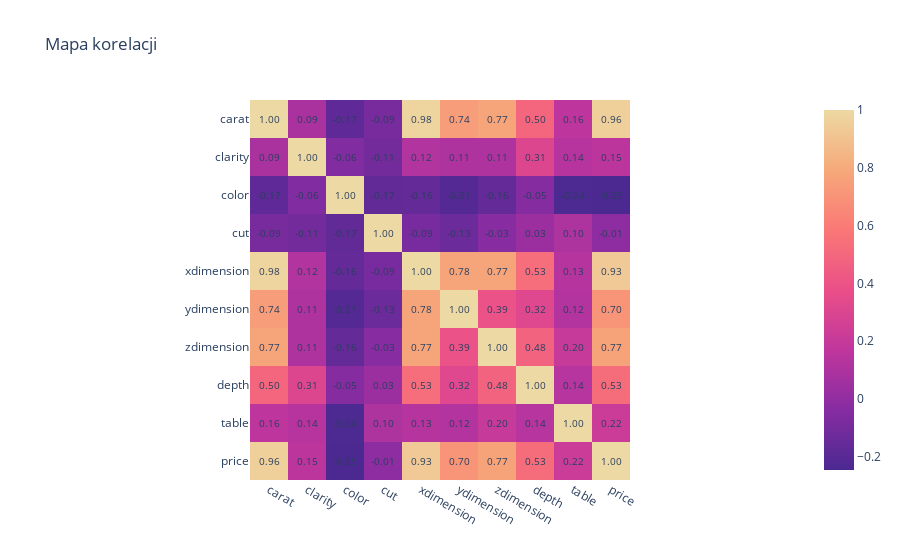

The cell this chart's notebook holds for it:
### Markdown cell above
mapa korelacji

### Code cell
import plotly.express as px
from sklearn.preprocessing import LabelEncoder


data_df_encoded = data_df.copy()

# Encodujemy kategoryczne wartości
le = LabelEncoder()
data_df_encoded['clarity'] = le.fit_transform(data_df_encoded['clarity'])
data_df_encoded['color'] = le.fit_transform(data_df_encoded['color'])
data_df_encoded['cut'] = le.fit_transform(data_df_encoded['cut'])

corr_matrix = data_df_encoded.corr()

fig = px.imshow(corr_matrix, color_continuous_scale='Agsunset', title="Mapa korelacji")

for i in range(len(corr_matrix)):
    for j in range(len(corr_matrix)):
        fig.add_annotation(
            x=i, y=j,
            text=f"{corr_matrix.iloc[i, j]:.2f}",
            showarrow=False,
            font=dict(size=10)
        )

fig.show()

### Figure 1 — Plotly figure (JSON) as saved in the notebook; plotly's stock layout.template omitted (floating-point values rounded to 4 significant figures)
{"data": [{"coloraxis": "coloraxis", "hovertemplate": "x: %{x}<br>y: %{y}<br>color: %{z}<extra></extra>", "name": "0", "type": "heatmap", "x": ["carat", "clarity", "color", "cut", "xdimension", "ydimension", "zdimension", "depth", "table", "price"], "xaxis": "x", "y": ["carat", "clarity", "color", "cut", "xdimension", "ydimension", "zdimension", "depth", "table", "price"], "yaxis": "y", "z": [[1, 0.09021, -0.1747, -0.0942, 0.9769, 0.7437, 0.7722, 0.4958, 0.1583, 0.9615], [0.09021, 1, -0.05987, -0.1064, 0.1186, 0.1087, 0.1097, 0.3062, 0.136, 0.1501], [-0.1747, -0.05987, 1, -0.1664, -0.1635, -0.2149, -0.1581, -0.04631, -0.2372, -0.2452], [-0.0942, -0.1064, -0.1664, 1, -0.09045, -0.1298, -0.03328, 0.03392, 0.1025, -0.01332], [0.9769, 0.1186, -0.1635, -0.09045, 1, 0.7753, 0.7698, 0.5317, 0.1299, 0.9318], [0.7437, 0.1087, -0.2149, -0.1298, 0.7753, 1, 0.3927, 0.3212, 0.1237, 0.7028], [0.7722, 0.1097, -0.1581, -0.03328, 0.7698, 0.3927, 1, 0.4808, 0.1992, 0.7681], [0.4958, 0.3062, -0.04631, 0.03392, 0.5317, 0.3212, 0.4808, 1, 0.1389, 0.5262], [0.1583, 0.136, -0.2372, 0.1025, 0.1299, 0.1237, 0.1992, 0.1389, 1, 0.2179], [0.9615, 0.1501, -0.2452, -0.01332, 0.9318, 0.7028, 0.7681, 0.5262, 0.2179, 1]]}], "layout": {"annotations": [{"font": {"size": 10}, "showarrow": false, "text": "1.00", "x": 0, "y": 0}, {"font": {"size": 10}, "showarrow": false, "text": "0.09", "x": 0, "y": 1}, {"font": {"size": 10}, "showarrow": false, "text": "-0.17", "x": 0, "y": 2}, {"font": {"size": 10}, "showarrow": false, "text": "-0.09", "x": 0, "y": 3}, {"font": {"size": 10}, "showarrow": false, "text": "0.98", "x": 0, "y": 4}, {"font": {"size": 10}, "showarrow": false, "text": "0.74", "x": 0, "y": 5}, {"font": {"size": 10}, "showarrow": false, "text": "0.77", "x": 0, "y": 6}, {"font": {"size": 10}, "showarrow": false, "text": "0.50", "x": 0, "y": 7}, {"font": {"size": 10}, "showarrow": false, "text": "0.16", "x": 0, "y": 8}, {"font": {"size": 10}, "showarrow": false, "text": "0.96", "x": 0, "y": 9}, {"font": {"size": 10}, "showarrow": false, "text": "0.09", "x": 1, "y": 0}, {"font": {"size": 10}, "showarrow": false, "text": "1.00", "x": 1, "y": 1}, {"font": {"size": 10}, "showarrow": false, "text": "-0.06", "x": 1, "y": 2}, {"font": {"size": 10}, "showarrow": false, "text": "-0.11", "x": 1, "y": 3}, {"font": {"size": 10}, "showarrow": false, "text": "0.12", "x": 1, "y": 4}, {"font": {"size": 10}, "showarrow": false, "text": "0.11", "x": 1, "y": 5}, {"font": {"size": 10}, "showarrow": false, "text": "0.11", "x": 1, "y": 6}, {"font": {"size": 10}, "showarrow": false, "text": "0.31", "x": 1, "y": 7}, {"font": {"size": 10}, "showarrow": false, "text": "0.14", "x": 1, "y": 8}, {"font": {"size": 10}, "showarrow": false, "text": "0.15", "x": 1, "y": 9}, {"font": {"size": 10}, "showarrow": false, "text": "-0.17", "x": 2, "y": 0}, {"font": {"size": 10}, "showarrow": false, "text": "-0.06", "x": 2, "y": 1}, {"font": {"size": 10}, "showarrow": false, "text": "1.00", "x": 2, "y": 2}, {"font": {"size": 10}, "showarrow": false, "text": "-0.17", "x": 2, "y": 3}, {"font": {"size": 10}, "showarrow": false, "text": "-0.16", "x": 2, "y": 4}, {"font": {"size": 10}, "showarrow": false, "text": "-0.21", "x": 2, "y": 5}, {"font": {"size": 10}, "showarrow": false, "text": "-0.16", "x": 2, "y": 6}, {"font": {"size": 10}, "showarrow": false, "text": "-0.05", "x": 2, "y": 7}, {"font": {"size": 10}, "showarrow": false, "text": "-0.24", "x": 2, "y": 8}, {"font": {"size": 10}, "showarrow": false, "text": "-0.25", "x": 2, "y": 9}, {"font": {"size": 10}, "showarrow": false, "text": "-0.09", "x": 3, "y": 0}, {"font": {"size": 10}, "showarrow": false, "text": "-0.11", "x": 3, "y": 1}, {"font": {"size": 10}, "showarrow": false, "text": "-0.17", "x": 3, "y": 2}, {"font": {"size": 10}, "showarrow": false, "text": "1.00", "x": 3, "y": 3}, {"font": {"size": 10}, "showarrow": false, "text": "-0.09", "x": 3, "y": 4}, {"font": {"size": 10}, "showarrow": false, "text": "-0.13", "x": 3, "y": 5}, {"font": {"size": 10}, "showarrow": false, "text": "-0.03", "x": 3, "y": 6}, {"font": {"size": 10}, "showarrow": false, "text": "0.03", "x": 3, "y": 7}, {"font": {"size": 10}, "showarrow": false, "text": "0.10", "x": 3, "y": 8}, {"font": {"size": 10}, "showarrow": false, "text": "-0.01", "x": 3, "y": 9}, {"font": {"size": 10}, "showarrow": false, "text": "0.98", "x": 4, "y": 0}, {"font": {"size": 10}, "showarrow": false, "text": "0.12", "x": 4, "y": 1}, {"font": {"size": 10}, "showarrow": false, "text": "-0.16", "x": 4, "y": 2}, {"font": {"size": 10}, "showarrow": false, "text": "-0.09", "x": 4, "y": 3}, {"font": {"size": 10}, "showarrow": false, "text": "1.00", "x": 4, "y": 4}, {"font": {"size": 10}, "showarrow": false, "text": "0.78", "x": 4, "y": 5}, {"font": {"size": 10}, "showarrow": false, "text": "0.77", "x": 4, "y": 6}, {"font": {"size": 10}, "showarrow": false, "text": "0.53", "x": 4, "y": 7}, {"font": {"size": 10}, "showarrow": false, "text": "0.13", "x": 4, "y": 8}, {"font": {"size": 10}, "showarrow": false, "text": "0.93", "x": 4, "y": 9}, {"font": {"size": 10}, "showarrow": false, "text": "0.74", "x": 5, "y": 0}, {"font": {"size": 10}, "showarrow": false, "text": "0.11", "x": 5, "y": 1}, {"font": {"size": 10}, "showarrow": false, "text": "-0.21", "x": 5, "y": 2}, {"font": {"size": 10}, "showarrow": false, "text": "-0.13", "x": 5, "y": 3}, {"font": {"size": 10}, "showarrow": false, "text": "0.78", "x": 5, "y": 4}, {"font": {"size": 10}, "showarrow": false, "text": "1.00", "x": 5, "y": 5}, {"font": {"size": 10}, "showarrow": false, "text": "0.39", "x": 5, "y": 6}, {"font": {"size": 10}, "showarrow": false, "text": "0.32", "x": 5, "y": 7}, {"font": {"size": 10}, "showarrow": false, "text": "0.12", "x": 5, "y": 8}, {"font": {"size": 10}, "showarrow": false, "text": "0.70", "x": 5, "y": 9}, {"font": {"size": 10}, "showarrow": false, "text": "0.77", "x": 6, "y": 0}, {"font": {"size": 10}, "showarrow": false, "text": "0.11", "x": 6, "y": 1}, {"font": {"size": 10}, "showarrow": false, "text": "-0.16", "x": 6, "y": 2}, {"font": {"size": 10}, "showarrow": false, "text": "-0.03", "x": 6, "y": 3}, {"font": {"size": 10}, "showarrow": false, "text": "0.77", "x": 6, "y": 4}, {"font": {"size": 10}, "showarrow": false, "text": "0.39", "x": 6, "y": 5}, {"font": {"size": 10}, "showarrow": false, "text": "1.00", "x": 6, "y": 6}, {"font": {"size": 10}, "showarrow": false, "text": "0.48", "x": 6, "y": 7}, {"font": {"size": 10}, "showarrow": false, "text": "0.20", "x": 6, "y": 8}, {"font": {"size": 10}, "showarrow": false, "text": "0.77", "x": 6, "y": 9}, {"font": {"size": 10}, "showarrow": false, "text": "0.50", "x": 7, "y": 0}, {"font": {"size": 10}, "showarrow": false, "text": "0.31", "x": 7, "y": 1}, {"font": {"size": 10}, "showarrow": false, "text": "-0.05", "x": 7, "y": 2}, {"font": {"size": 10}, "showarrow": false, "text": "0.03", "x": 7, "y": 3}, {"font": {"size": 10}, "showarrow": false, "text": "0.53", "x": 7, "y": 4}, {"font": {"size": 10}, "showarrow": false, "text": "0.32", "x": 7, "y": 5}, {"font": {"size": 10}, "showarrow": false, "text": "0.48", "x": 7, "y": 6}, {"font": {"size": 10}, "showarrow": false, "text": "1.00", "x": 7, "y": 7}, {"font": {"size": 10}, "showarrow": false, "text": "0.14", "x": 7, "y": 8}, {"font": {"size": 10}, "showarrow": false, "text": "0.53", "x": 7, "y": 9}, {"font": {"size": 10}, "showarrow": false, "text": "0.16", "x": 8, "y": 0}, {"font": {"size": 10}, "showarrow": false, "text": "0.14", "x": 8, "y": 1}, {"font": {"size": 10}, "showarrow": false, "text": "-0.24", "x": 8, "y": 2}, {"font": {"size": 10}, "showarrow": false, "text": "0.10", "x": 8, "y": 3}, {"font": {"size": 10}, "showarrow": false, "text": "0.13", "x": 8, "y": 4}, {"font": {"size": 10}, "showarrow": false, "text": "0.12", "x": 8, "y": 5}, {"font": {"size": 10}, "showarrow": false, "text": "0.20", "x": 8, "y": 6}, {"font": {"size": 10}, "showarrow": false, "text": "0.14", "x": 8, "y": 7}, {"font": {"size": 10}, "showarrow": false, "text": "1.00", "x": 8, "y": 8}, {"font": {"size": 10}, "showarrow": false, "text": "0.22", "x": 8, "y": 9}, {"font": {"size": 10}, "showarrow": false, "text": "0.96", "x": 9, "y": 0}, {"font": {"size": 10}, "showarrow": false, "text": "0.15", "x": 9, "y": 1}, {"font": {"size": 10}, "showarrow": false, "text": "-0.25", "x": 9, "y": 2}, {"font": {"size": 10}, "showarrow": false, "text": "-0.01", "x": 9, "y": 3}, {"font": {"size": 10}, "showarrow": false, "text": "0.93", "x": 9, "y": 4}, {"font": {"size": 10}, "showarrow": false, "text": "0.70", "x": 9, "y": 5}, {"font": {"size": 10}, "showarrow": false, "text": "0.77", "x": 9, "y": 6}, {"font": {"size": 10}, "showarrow": false, "text": "0.53", "x": 9, "y": 7}, {"font": {"size": 10}, "showarrow": false, "text": "0.22", "x": 9, "y": 8}, {"font": {"size": 10}, "showarrow": false, "text": "1.00", "x": 9, "y": 9}], "coloraxis": {"colorscale": [[0, "rgb(75, 41, 145)"], [0.1667, "rgb(135, 44, 162)"], [0.3333, "rgb(192, 54, 157)"], [0.5, "rgb(234, 79, 136)"], [0.6667, "rgb(250, 120, 118)"], [0.8333, "rgb(246, 169, 122)"], [1, "rgb(237, 217, 163)"]]}, "title": {"text": "Mapa korelacji"}, "xaxis": {"anchor": "y", "constrain": "domain", "domain": [0, 1], "scaleanchor": "y"}, "yaxis": {"anchor": "x", "autorange": "reversed", "constrain": "domain", "domain": [0, 1]}}}
